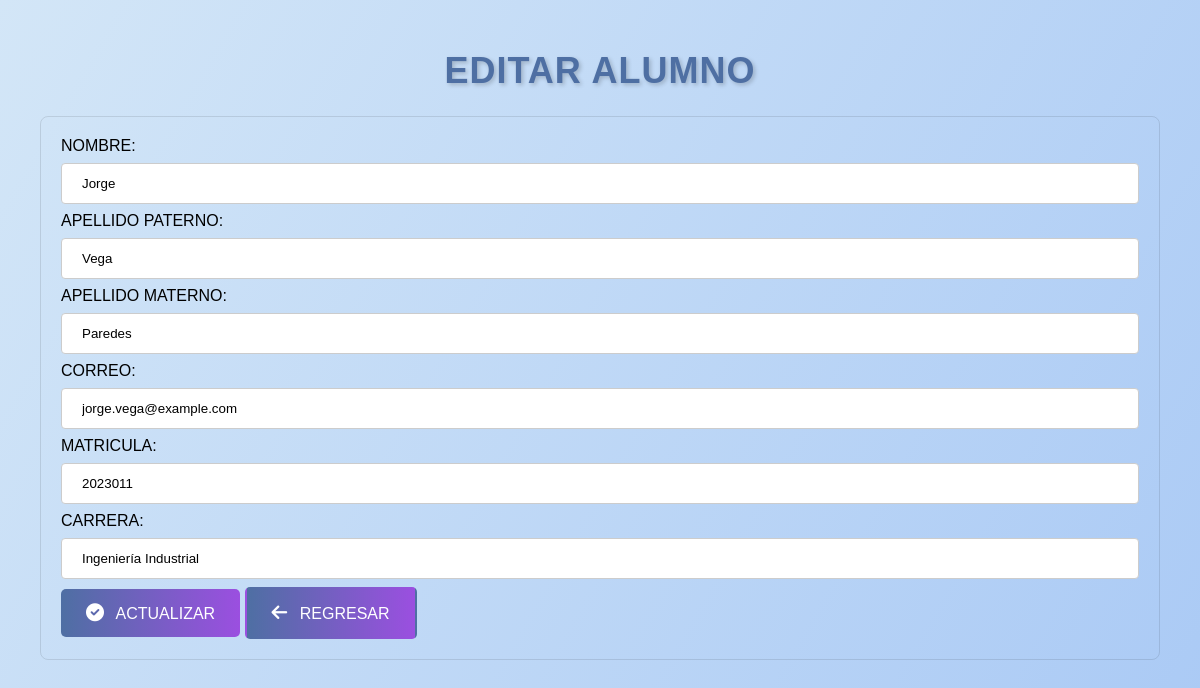
Page /editar.php?id=33 (signed in) on the committed database.
### tables this page shows
CREATE TABLE `alumnos` (
  `id` int(11) NOT NULL,
  `nombre` varchar(100) NOT NULL,
  `apellidoP` varchar(100) NOT NULL,
  `apellidoM` varchar(100) NOT NULL,
  `correo` varchar(150) NOT NULL,
  `matricula` varchar(100) NOT NULL,
  `carrera` varchar(100) NOT NULL
);

### editar.php (the view, shortened to what this page needs)
<?php
include("conexion.php");
?>
<!DOCTYPE html>
<html lang="en">
<head>
    <link rel="stylesheet" type="text/css" href="estilos.css">
    <link href="https://cdnjs.cloudflare.com/ajax/libs/font-awesome/6.0.0-beta3/css/all.min.css" rel="stylesheet">
</head>
<body>
    <?php
        if(isset($_POST['enviar'])){
            $id = $_POST['id'];
            $nombre = $_POST['nombre'];
            $apellidoP = $_POST['apellidoP'];
            $apellidoM = $_POST['apellidoM'];
            $correo = $_POST['correo'];
            $matricula = $_POST['matricula'];
            $carrera = $_POST['carrera'];
            $sql = "UPDATE alumnos SET nombre='".$nombre."', apellidoP='".$apellidoP."', apellidoM='".$apellidoM."', correo='".$correo."', matricula='".$matricula."', carrera='".$carrera."' WHERE id='".$id."'";
            $resultado = mysqli_query($conexion, $sql);
            if($resultado){
                echo "<script languaje='JavaScript'>alert('DATOS ACTUALIZADOS'); location.assign('index.php');</script>";
            } else {
                echo "<script languaje='JavaScript'>alert('DATOS NO ACTUALIZADOS'); location.assign('index.php');</script>";
            }
            mysqli_close($conexion);
        } else {
            $id = $_GET['id'];
            $sql = "SELECT * FROM alumnos WHERE id='".$id."'";
            $resultado = mysqli_query($conexion, $sql);
            $fila = mysqli_fetch_assoc($resultado);
            $nombre = $fila["nombre"];
            $apellidoP = $fila["apellidoP"];
            $apellidoM = $fila["apellidoM"];
            $correo = $fila["correo"];
            $matricula = $fila["matricula"];
            $carrera = $fila["carrera"];
        }
    ?>
    <h1>EDITAR ALUMNO</h1>
    <form action="<?=$_SERVER['PHP_SELF']?>" method="post">
        <label>NOMBRE:</label>
        <input type="text" name="nombre" value="<?php echo $nombre;?>"> <br>
        <label>APELLIDO PATERNO:</label>
        <input type="text" name="apellidoP" value="<?php echo $apellidoP;?>"> <br>
        <label>APELLIDO MATERNO:</label>
        <input type="text" name="apellidoM" value="<?php echo $apellidoM;?>"> <br>
        <label>CORREO:</label>
        <input type="text" name="correo" value="<?php echo $correo;?>"> <br>
        <label>MATRICULA:</label>
        <input type="text" name="matricula" value="<?php echo $matricula;?>"> <br>
        <label>CARRERA:</label>
        <input type="text" name="carrera" value="<?php echo $carrera;?>"> <br>
        <button type="submit" name="enviar" class="actualizar-btn">
            <i class="fas fa-check-circle"></i> ACTUALIZAR
        </button>
        <a href="index.php" class="regresar-btn"><i class="fas fa-arrow-left"></i> REGRESAR</a>
    </form>
</body>
</html>

### estilos.css (style rules this page uses)
h1 { text-align: center; font-size: 36px; color: #4e6fa3; font-family: 'Montserrat', sans-serif; margin-top: 30px; letter-spacing: 1px; text-shadow: 2px 2px 4px rgba(0, 0, 0, 0.2); }
body { margin: 0; padding: 20px; font-family: 'Montserrat', sans-serif; background: linear-gradient(120deg, #d3e6f7, #a9c9f5); height: 100vh; }
a:link, a:visited { background: linear-gradient(to right, #4e6fa3, #9b4fe0); color: white; padding: 14px 25px; text-align: center; text-decoration: none; display: inline-block; border-radius: 5px; border: 2px solid transparent; }
h1, h2, h3, h4 { text-align: center; }
input[type=text], select { width: 100%; padding: 12px 20px; margin: 8px 0; display: inline-block; border: 1px solid #ccc; border-radius: 4px; box-sizing: border-box; }
button { background: linear-gradient(to right, #4e6fa3, #9b4fe0); color: white; padding: 14px 25px; text-align: center; text-decoration: none; display: inline-block; border-radius: 5px; border: none; cursor: pointer; font-size: 16px; }
button i { margin-right: 8px; font-size: 18px; }
.actualizar-btn { background: linear-gradient(to right, #4e6fa3, #9b4fe0); color: white; padding: 14px 25px; text-align: center; text-decoration: none; display: inline-block; border-radius: 5px; border: none; font-size: 16px; cursor: pointer; }
.actualizar-btn i { margin-right: 8px; font-size: 18px; }
.regresar-btn { background: linear-gradient(to right, #ff6b6b, #ff4f4f); color: white; padding: 10px 20px; text-align: center; text-decoration: none; display: inline-block; border-radius: 5px; border: none; font-size: 16px; cursor: pointer; }
.regresar-btn i { margin-right: 8px; font-size: 18px; }
form { margin: 20px; padding: 20px; background-color: transparent; border-radius: 8px; border: 1px solid rgba(0, 0, 0, 0.1); }

### rows in the picture
alumnos: nombre "Jorge", apellidoP "Vega", apellidoM "Paredes", correo "jorge.vega@example.com", matricula "2023011", carrera "Ingeniería Industrial"
